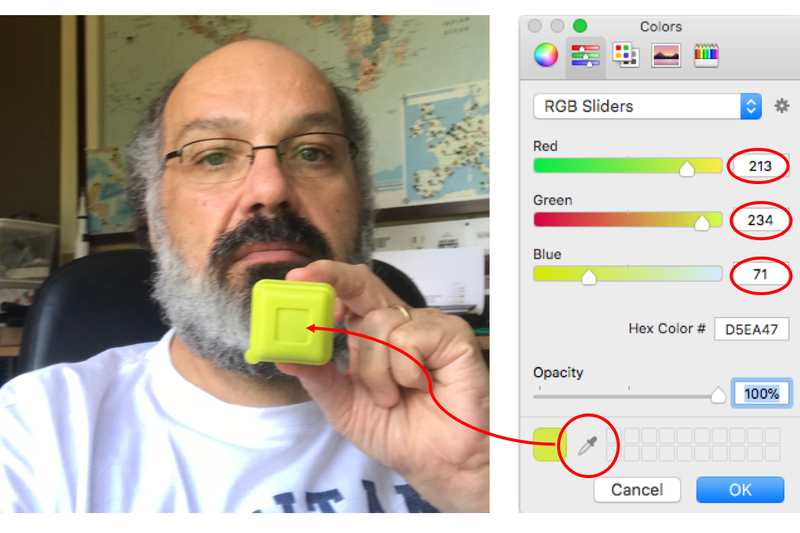
#> input picture opencv/OPCVTIME/yellow_object.JPG, 800 x 533 px, given in place of the camera
$ python tracknTilt.py   (older library calls are emulated)
#> lines starting #> are read from the running program, lines starting #| are printed output that depends on the picture; after the words box and inside, x2 and y2 are one past the last pixel; in counts of white or black regions, pixels touching at a corner belong together
'''
Object detection and tracking with OpenCV
    ==> Turning a LED on detection and
    ==> Real Time tracking with Pan-Tilt servos

    Based on original tracking object code developed by Adrian Rosebrock
    Visit original post: https://www.pyimagesearch.com/2016/05/09/opencv-rpi-gpio-and-gpio-zero-on-the-raspberry-pi/

Developed by Marcelo Rovai - MJRoBot.org @ 9Feb2018
'''

# import the necessary packages
from __future__ import print_function
from imutils.video import VideoStream
import argparse
import imutils
import time
import cv2
import os
import RPi.GPIO as GPIO

#define Servos GPIOs
panServo = 27
tiltServo = 17

# initialize LED GPIO
redLed = 21
GPIO.setwarnings(False)
GPIO.setmode(GPIO.BCM)
GPIO.setup(redLed, GPIO.OUT)

#position servos
def positionServo (servo, angle):
    os.system("python angleServoCtrl.py " + str(servo) + " " + str(angle))
    print("[INFO] Positioning servo at GPIO {0} to {1} degrees\n".format(servo, angle))

# position servos to present object at center of the frame
def mapServoPosition (x, y):
    global panAngle
    global tiltAngle
    if (x < 220):
        panAngle += 10
        if panAngle > 140:
            panAngle = 140
        positionServo (panServo, panAngle)

    if (x > 280):
        panAngle -= 10
        if panAngle < 40:
            panAngle = 40
        positionServo (panServo, panAngle)

    if (y < 160):
        tiltAngle += 10
        if tiltAngle > 140:
            tiltAngle = 140
        positionServo (tiltServo, tiltAngle)

    if (y > 210):
        tiltAngle -= 10
        if tiltAngle < 40:
            tiltAngle = 40
        positionServo (tiltServo, tiltAngle)

# initialize the video stream and allow the camera sensor to warmup
print("[INFO] waiting for camera to warmup...")
vs = VideoStream(0).start()
time.sleep(2.0)

# define the lower and upper boundaries of the object
# to be tracked in the HSV color space
colorLower = (24, 100, 100)
colorUpper = (44, 255, 255)

# Start with LED off
GPIO.output(redLed, GPIO.LOW)
ledOn = False

# Initialize angle servos at 90-90 position
global panAngle
panAngle = 90
global tiltAngle
tiltAngle =90

# positioning Pan/Tilt servos at initial position
positionServo (panServo, panAngle)
positionServo (tiltServo, tiltAngle)

# loop over the frames from the video stream
while True:
	# grab the next frame from the video stream, Invert 180o, resize the
	# frame, and convert it to the HSV color space
	frame = vs.read()
#> frame is the input picture: shape (533, 800, 3); mean B, G, R 169.3, 180.4, 188.1
	frame = imutils.resize(frame, width=500)
#> frame: shape (333, 500, 3)
	frame = imutils.rotate(frame, angle=180)
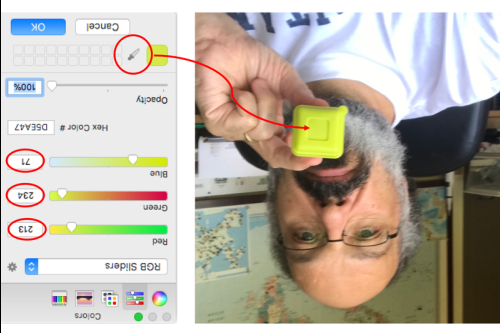
#> frame: shape (333, 500, 3); mean B, G, R 169, 180.2, 187.8
	hsv = cv2.cvtColor(frame, cv2.COLOR_BGR2HSV)
#> hsv: shape (333, 500, 3); mean H, S, V 29.7, 49.7, 194.9

	# construct a mask for the object color, then perform
	# a series of dilations and erosions to remove any small
	# blobs left in the mask
	mask = cv2.inRange(hsv, colorLower, colorUpper)
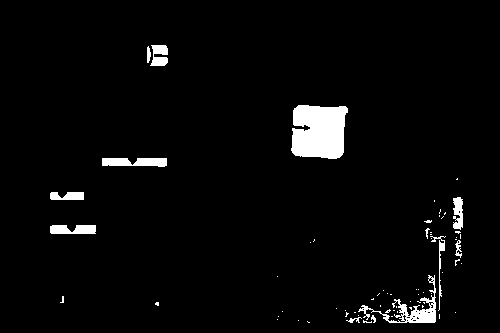
#> mask: shape (333, 500); 3.4% white; 69 white regions (56 under 20 px), largest, box (x1, y1, x2, y2) and area: (291, 105, 348, 159) 2606, (358, 275, 436, 323) 806, (102, 158, 167, 167) 486
	mask = cv2.erode(mask, None, iterations=2)
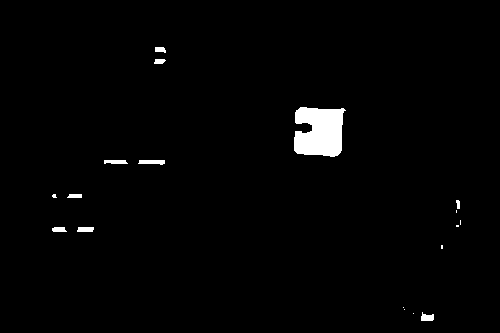
#> mask: shape (333, 500); 1.6% white; 18 white regions (8 under 20 px), largest, box (x1, y1, x2, y2) and area: (294, 107, 346, 157) 2087, (138, 160, 165, 165) 108, (104, 160, 128, 164) 86
	mask = cv2.dilate(mask, None, iterations=2)
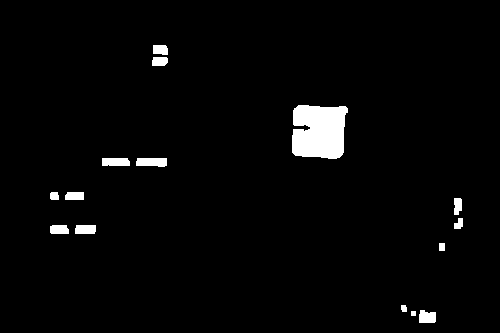
#> mask: shape (333, 500); 2.6% white; 15 white regions

	# find contours in the mask and initialize the current
	# (x, y) center of the object
	cnts = cv2.findContours(mask.copy(), cv2.RETR_EXTERNAL,
		cv2.CHAIN_APPROX_SIMPLE)
#> cnts = 15 contours, 1 with area under 20; largest, box (x1, y1, x2, y2) and area: (292, 105, 348, 159) 2482, (136, 158, 167, 167) 214, (102, 158, 130, 166) 184, (419, 310, 436, 323) 164, (75, 225, 96, 234) 156
	cnts = cnts[0] if imutils.is_cv2() else cnts[1]
	center = None

	# only proceed if at least one contour was found
	if len(cnts) > 0:
		# find the largest contour in the mask, then use
		# it to compute the minimum enclosing circle and
		# centroid
		c = max(cnts, key=cv2.contourArea)
#> c = contour of 55 points, box (x1, y1, x2, y2) (292, 105, 348, 159), area 2482
		((x, y), radius) = cv2.minEnclosingCircle(c)
#> x = 319.5; y = 130; radius = 35.22
		M = cv2.moments(c)
#> M = moments, m00 2481.5, centre m10/m00, m01/m00 = (318.8, 131.2)
		center = (int(M["m10"] / M["m00"]), int(M["m01"] / M["m00"]))
#> center = (318, 131)

		# only proceed if the radius meets a minimum size
		if radius > 10:
			# draw the circle and centroid on the frame,
			# then update the list of tracked points
			cv2.circle(frame, (int(x), int(y)), int(radius),
				(0, 255, 255), 2)
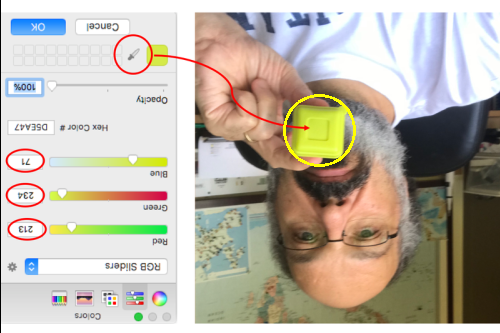
#> frame: shape (333, 500, 3); 0.39% of pixels changed, all inside (x1, y1, x2, y2) = (283, 94, 356, 167)
			cv2.circle(frame, center, 5, (0, 0, 255), -1)
#> frame: shape (333, 500, 3); 0.05% of pixels changed, all inside (x1, y1, x2, y2) = (313, 126, 324, 137)

			# position Servo at center of circle
			mapServoPosition(int(x), int(y))

			# if the led is not already on, turn the LED on
			if not ledOn:
				GPIO.output(redLed, GPIO.HIGH)
				ledOn = True

	# if the ball is not detected, turn the LED off
	elif ledOn:
		GPIO.output(redLed, GPIO.LOW)
		ledOn = False

	# show the frame to our screen
	cv2.imshow("Frame", frame)

	# if [ESC] key is pressed, stop the loop
	key = cv2.waitKey(1) & 0xFF
#> (key Esc is pressed here)
	if key == 27:
            break

# do a bit of cleanup
print("\n [INFO] Exiting Program and cleanup stuff \n")
positionServo (panServo, 90)
positionServo (tiltServo, 90)
GPIO.cleanup()
cv2.destroyAllWindows()
vs.stop()
